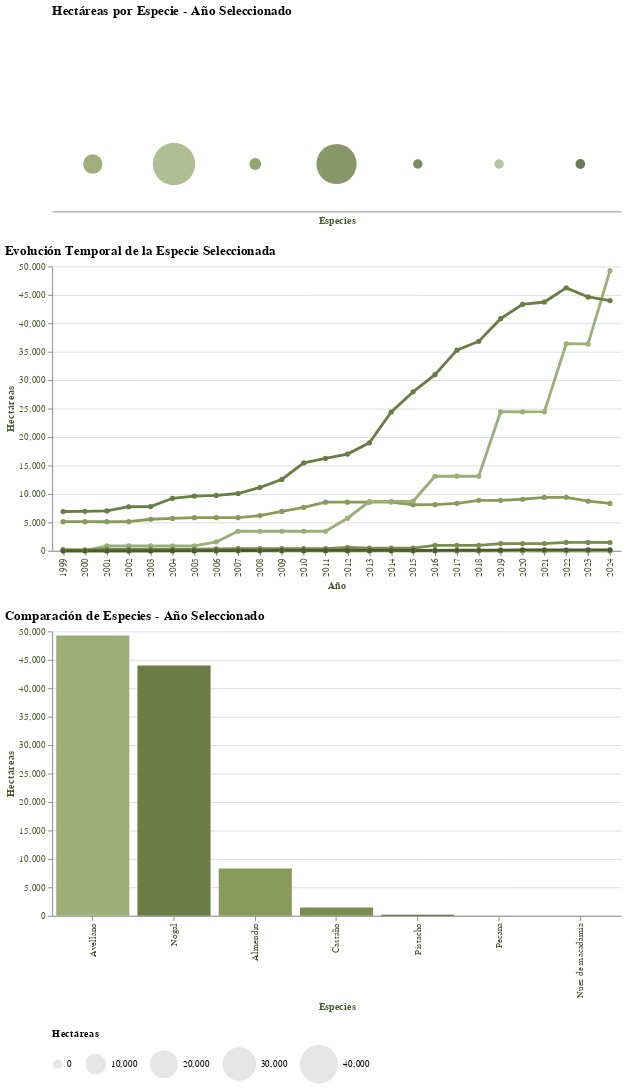

This figure's notebook cell:
### Code cell
# ---------- I) Crear gráficos ----------
# Selector de especie
species_selector = alt.selection_point(fields=['id'])

# Selector de año - usando un slider
year_slider = alt.binding_range(
    name='Selecciona el año:',
    min=int(data['time'].min()),
    max=int(data['time'].max()),
    step=1
)
year_selection = alt.param(value=int(data['time'].max()), bind=year_slider)

# Paleta de verdes pistacho personalizada
pistacho_colors = [
    '#8A9A5B',  # Verde pistacho base
    '#9CAF78',  # Pistacho claro
    '#7A8C4F',  # Pistacho medio
    '#6B7D45',  # Pistacho oscuro
    '#5C6E3B',  # Pistacho más oscuro
    '#A3B58A',  # Pistacho muy claro
    '#4A5A2F',  # Pistacho intenso
    '#B8C9A3'   # Pistacho pastel
]

# Color condicional con verdes pistacho
color = alt.condition(
    species_selector,
    alt.Color('id:O', scale=alt.Scale(range=pistacho_colors), legend=None),
    alt.value('#E0E0E0')  # Gris claro para no seleccionados
)

# Gráfico de burbujas - para el año seleccionado
bubbles = alt.Chart(data).mark_circle(filled=True, opacity=0.8, size=200).encode(
    x=alt.X('x_pos:O', 
            axis=alt.Axis(title='Especies', labels=False, ticks=False),
            scale=alt.Scale(padding=0.5)),
    y=alt.value(150),  # Todas en la misma línea horizontal
    size=alt.Size('value:Q',
                 title='Hectáreas',
                 scale=alt.Scale(range=[100, 2000]),
                 legend=alt.Legend(orient='bottom')),
    color=color,
    tooltip=[
        'especie:N', 
        'time:O',
        alt.Tooltip('value:Q', title='Hectáreas', format=',.0f')
    ]
).properties(
    width=600,
    height=200,
    title='Hectáreas por Especie - Año Seleccionado'
).add_params(
    species_selector, year_selection
).transform_filter(
    alt.datum.time == year_selection
)

# Gráfico de series temporales
line = alt.Chart(data).mark_line(point=True, strokeWidth=3).encode(
    x=alt.X('time:O', title='Año'),
    y=alt.Y('value:Q', title='Hectáreas', scale=alt.Scale(zero=False)),
    color=alt.Color('id:O', scale=alt.Scale(range=pistacho_colors), legend=None),
    tooltip=['especie:N','time:O','value:Q']
).transform_filter(
    species_selector
).properties(
    width=600,
    height=300,
    title='Evolución Temporal de la Especie Seleccionada'
)

# Gráfico de barras para comparar especies en el año seleccionado
bars = alt.Chart(data).mark_bar().encode(
    x=alt.X('especie:N', title='Especies', sort='-y'),
    y=alt.Y('value:Q', title='Hectáreas'),
    color=color,
    tooltip=['especie:N', alt.Tooltip('value:Q', title='Hectáreas', format=',.0f')]
).properties(
    width=600,
    height=300,
    title='Comparación de Especies - Año Seleccionado'
).add_params(
    species_selector, year_selection
).transform_filter(
    alt.datum.time == year_selection
)

# Mostrar los gráficos en vertical con tema verde
chart = alt.vconcat(
    bubbles,
    line,
    bars
).configure_title(
    fontSize=14, 
    anchor='start'
).configure_view(
    strokeWidth=0
).configure_axis(
    labelColor='#4A5A2F',
    titleColor='#4A5A2F'
).configure_header(
    labelColor='#4A5A2F',
    titleColor='#4A5A2F'
)

chart

### Figure 1 — Vega-Lite specification as saved in the notebook (floating-point values rounded to 4 significant figures; data arrays with more than 128 entries replaced by an {"elided": "..."} marker saying what was removed)
{"config": {"view": {"continuousWidth": 300, "continuousHeight": 300, "strokeWidth": 0}, "axis": {"labelColor": "#4A5A2F", "titleColor": "#4A5A2F"}, "header": {"labelColor": "#4A5A2F", "titleColor": "#4A5A2F"}, "title": {"anchor": "start", "fontSize": 14}}, "vconcat": [{"mark": {"type": "circle", "filled": true, "opacity": 0.8, "size": 200}, "encoding": {"color": {"condition": {"param": "param_16", "field": "id", "legend": null, "scale": {"range": ["#8A9A5B", "#9CAF78", "#7A8C4F", "#6B7D45", "#5C6E3B", "#A3B58A", "#4A5A2F", "#B8C9A3"]}, "type": "ordinal"}, "value": "#E0E0E0"}, "size": {"field": "value", "legend": {"orient": "bottom"}, "scale": {"range": [100, 2000]}, "title": "Hectáreas", "type": "quantitative"}, "tooltip": [{"field": "especie", "type": "nominal"}, {"field": "time", "type": "ordinal"}, {"field": "value", "format": ",.0f", "title": "Hectáreas", "type": "quantitative"}], "x": {"axis": {"labels": false, "ticks": false, "title": "Especies"}, "field": "x_pos", "scale": {"padding": 0.5}, "type": "ordinal"}, "y": {"value": 150}}, "height": 200, "name": "view_14", "title": "Hectáreas por Especie - Año Seleccionado", "transform": [{"filter": "(datum.time === param_17)"}], "width": 600}, {"mark": {"type": "line", "point": true, "strokeWidth": 3}, "encoding": {"color": {"field": "id", "legend": null, "scale": {"range": ["#8A9A5B", "#9CAF78", "#7A8C4F", "#6B7D45", "#5C6E3B", "#A3B58A", "#4A5A2F", "#B8C9A3"]}, "type": "ordinal"}, "tooltip": [{"field": "especie", "type": "nominal"}, {"field": "time", "type": "ordinal"}, {"field": "value", "type": "quantitative"}], "x": {"field": "time", "title": "Año", "type": "ordinal"}, "y": {"field": "value", "scale": {"zero": false}, "title": "Hectáreas", "type": "quantitative"}}, "height": 300, "title": "Evolución Temporal de la Especie Seleccionada", "transform": [{"filter": {"param": "param_16"}}], "width": 600}, {"mark": {"type": "bar"}, "encoding": {"color": {"condition": {"param": "param_16", "field": "id", "legend": null, "scale": {"range": ["#8A9A5B", "#9CAF78", "#7A8C4F", "#6B7D45", "#5C6E3B", "#A3B58A", "#4A5A2F", "#B8C9A3"]}, "type": "ordinal"}, "value": "#E0E0E0"}, "tooltip": [{"field": "especie", "type": "nominal"}, {"field": "value", "format": ",.0f", "title": "Hectáreas", "type": "quantitative"}], "x": {"field": "especie", "sort": "-y", "title": "Especies", "type": "nominal"}, "y": {"field": "value", "title": "Hectáreas", "type": "quantitative"}}, "height": 300, "name": "view_15", "title": "Comparación de Especies - Año Seleccionado", "transform": [{"filter": "(datum.time === param_17)"}], "width": 600}], "data": {"name": "data-5a2e70c5cf1b7481053c4b45100f1fc3"}, "params": [{"name": "param_16", "select": {"type": "point", "fields": ["id"]}, "views": ["view_14", "view_15"]}, {"name": "param_17", "bind": {"input": "range", "max": 2024, "min": 1999, "name": "Selecciona el año:", "step": 1}, "value": 2024}], "$schema": "https://vega.github.io/schema/vega-lite/v5.20.1.json", "datasets": {"data-5a2e70c5cf1b7481053c4b45100f1fc3": {"elided": "182 records"}}}
